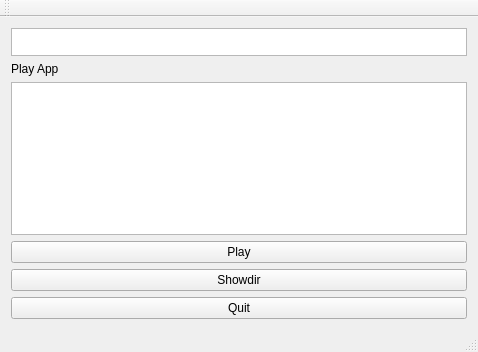
<?xml version="1.0" encoding="UTF-8"?>
<ui version="4.0">
 <class>MainWindow</class>
 <widget class="QMainWindow" name="MainWindow">
  <property name="geometry">
   <rect>
    <x>0</x>
    <y>0</y>
    <width>478</width>
    <height>352</height>
   </rect>
  </property>
  <property name="windowTitle">
   <string>MainWindow</string>
  </property>
  <widget class="QWidget" name="centralWidget">
   <layout class="QVBoxLayout" name="verticalLayout_2">
    <item>
     <layout class="QVBoxLayout" name="verticalLayout">
      <item>
       <widget class="QPlainTextEdit" name="plainTextEdit">
        <property name="maximumSize">
         <size>
          <width>16777215</width>
          <height>28</height>
         </size>
        </property>
       </widget>
      </item>
      <item>
       <widget class="QLabel" name="label">
        <property name="text">
         <string>Play App</string>
        </property>
       </widget>
      </item>
      <item>
       <widget class="QListWidget" name="listWidget"/>
      </item>
      <item>
       <widget class="QPushButton" name="pushButton">
        <property name="text">
         <string>Play</string>
        </property>
       </widget>
      </item>
      <item>
       <widget class="QPushButton" name="pushButton_3">
        <property name="text">
         <string>Showdir</string>
        </property>
       </widget>
      </item>
      <item>
       <widget class="QPushButton" name="pushButton_2">
        <property name="text">
         <string>Quit</string>
        </property>
       </widget>
      </item>
     </layout>
    </item>
   </layout>
  </widget>
  <widget class="QMenuBar" name="menuBar">
   <property name="geometry">
    <rect>
     <x>0</x>
     <y>0</y>
     <width>478</width>
     <height>21</height>
    </rect>
   </property>
  </widget>
  <widget class="QToolBar" name="mainToolBar">
   <attribute name="toolBarArea">
    <enum>TopToolBarArea</enum>
   </attribute>
   <attribute name="toolBarBreak">
    <bool>false</bool>
   </attribute>
  </widget>
  <widget class="QStatusBar" name="statusBar"/>
 </widget>
 <layoutdefault spacing="6" margin="11"/>
 <resources/>
 <connections/>
</ui>
